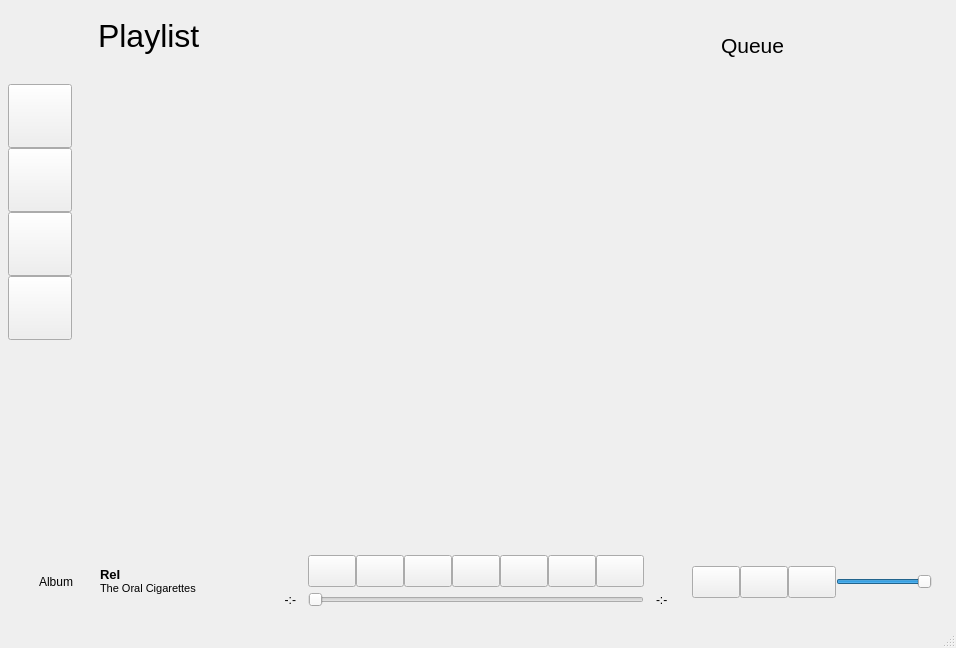
<?xml version="1.0" encoding="UTF-8"?>
<ui version="4.0">
 <class>MainWindow</class>
 <widget class="QMainWindow" name="MainWindow">
  <property name="geometry">
   <rect>
    <x>0</x>
    <y>0</y>
    <width>956</width>
    <height>648</height>
   </rect>
  </property>
  <property name="windowTitle">
   <string>BitBeat Music Player</string>
  </property>
  <property name="windowIcon">
   <iconset resource="../assets/assets.qrc">
    <normaloff>:/images/images/logo.svg</normaloff>:/images/images/logo.svg</iconset>
  </property>
  <property name="styleSheet">
   <string notr="true"/>
  </property>
  <widget class="QWidget" name="container">
   <layout class="QGridLayout" name="gridLayout_2" columnstretch="0,1,0">
    <property name="leftMargin">
     <number>0</number>
    </property>
    <property name="topMargin">
     <number>0</number>
    </property>
    <property name="rightMargin">
     <number>0</number>
    </property>
    <property name="bottomMargin">
     <number>0</number>
    </property>
    <property name="spacing">
     <number>0</number>
    </property>
    <item row="1" column="0" colspan="3">
     <widget class="QWidget" name="widget_3" native="true">
      <layout class="QGridLayout" name="gridLayout_3" columnstretch="364,1,1" columnminimumwidth="0,0,0">
       <property name="leftMargin">
        <number>24</number>
       </property>
       <property name="topMargin">
        <number>12</number>
       </property>
       <property name="rightMargin">
        <number>24</number>
       </property>
       <property name="bottomMargin">
        <number>12</number>
       </property>
       <property name="horizontalSpacing">
        <number>24</number>
       </property>
       <property name="verticalSpacing">
        <number>0</number>
       </property>
       <item row="0" column="0">
        <layout class="QGridLayout" name="gridLayout_5">
         <property name="horizontalSpacing">
          <number>12</number>
         </property>
         <item row="0" column="0" rowspan="2">
          <widget class="QLabel" name="album_cover">
           <property name="sizePolicy">
            <sizepolicy hsizetype="Preferred" vsizetype="Preferred">
             <horstretch>0</horstretch>
             <verstretch>0</verstretch>
            </sizepolicy>
           </property>
           <property name="minimumSize">
            <size>
             <width>64</width>
             <height>64</height>
            </size>
           </property>
           <property name="maximumSize">
            <size>
             <width>64</width>
             <height>64</height>
            </size>
           </property>
           <property name="text">
            <string>Album</string>
           </property>
           <property name="scaledContents">
            <bool>false</bool>
           </property>
           <property name="alignment">
            <set>Qt::AlignCenter</set>
           </property>
          </widget>
         </item>
         <item row="0" column="1" rowspan="2">
          <layout class="QVBoxLayout" name="verticalLayout_5">
           <property name="spacing">
            <number>0</number>
           </property>
           <property name="leftMargin">
            <number>0</number>
           </property>
           <item>
            <widget class="QLabel" name="song_title_label">
             <property name="minimumSize">
              <size>
               <width>0</width>
               <height>0</height>
              </size>
             </property>
             <property name="maximumSize">
              <size>
               <width>300</width>
               <height>16777215</height>
              </size>
             </property>
             <property name="font">
              <font>
               <pointsize>10</pointsize>
               <weight>75</weight>
               <bold>true</bold>
              </font>
             </property>
             <property name="text">
              <string>ReI</string>
             </property>
             <property name="alignment">
              <set>Qt::AlignBottom|Qt::AlignLeading|Qt::AlignLeft</set>
             </property>
            </widget>
           </item>
           <item>
            <widget class="QLabel" name="song_artist_label">
             <property name="maximumSize">
              <size>
               <width>300</width>
               <height>16777215</height>
              </size>
             </property>
             <property name="font">
              <font>
               <pointsize>8</pointsize>
              </font>
             </property>
             <property name="text">
              <string>The Oral Cigarettes</string>
             </property>
             <property name="alignment">
              <set>Qt::AlignLeading|Qt::AlignLeft|Qt::AlignTop</set>
             </property>
            </widget>
           </item>
          </layout>
         </item>
        </layout>
       </item>
       <item row="0" column="2">
        <layout class="QHBoxLayout" name="horizontalLayout">
         <property name="spacing">
          <number>0</number>
         </property>
         <property name="leftMargin">
          <number>0</number>
         </property>
         <item>
          <spacer name="horizontalSpacer">
           <property name="orientation">
            <enum>Qt::Horizontal</enum>
           </property>
           <property name="sizeHint" stdset="0">
            <size>
             <width>40</width>
             <height>20</height>
            </size>
           </property>
          </spacer>
         </item>
         <item>
          <widget class="QPushButton" name="btn_lyrics">
           <property name="minimumSize">
            <size>
             <width>48</width>
             <height>32</height>
            </size>
           </property>
           <property name="maximumSize">
            <size>
             <width>48</width>
             <height>32</height>
            </size>
           </property>
           <property name="text">
            <string/>
           </property>
           <property name="icon">
            <iconset resource="../assets/assets.qrc">
             <normaloff>:/icons/icons/playlist.svg</normaloff>:/icons/icons/playlist.svg</iconset>
           </property>
          </widget>
         </item>
         <item>
          <widget class="QPushButton" name="btn_volume">
           <property name="minimumSize">
            <size>
             <width>48</width>
             <height>32</height>
            </size>
           </property>
           <property name="maximumSize">
            <size>
             <width>48</width>
             <height>32</height>
            </size>
           </property>
           <property name="text">
            <string/>
           </property>
           <property name="icon">
            <iconset resource="../assets/assets.qrc">
             <normaloff>:/icons/icons/volume-up-fill.svg</normaloff>:/icons/icons/volume-up-fill.svg</iconset>
           </property>
          </widget>
         </item>
         <item>
          <widget class="QPushButton" name="btn_volume_muted">
           <property name="minimumSize">
            <size>
             <width>48</width>
             <height>32</height>
            </size>
           </property>
           <property name="maximumSize">
            <size>
             <width>48</width>
             <height>32</height>
            </size>
           </property>
           <property name="text">
            <string/>
           </property>
           <property name="icon">
            <iconset resource="../assets/assets.qrc">
             <normaloff>:/icons/icons/volume-off-fill.svg</normaloff>:/icons/icons/volume-off-fill.svg</iconset>
           </property>
          </widget>
         </item>
         <item>
          <widget class="QSlider" name="volume_slider">
           <property name="enabled">
            <bool>true</bool>
           </property>
           <property name="minimumSize">
            <size>
             <width>96</width>
             <height>24</height>
            </size>
           </property>
           <property name="maximumSize">
            <size>
             <width>96</width>
             <height>24</height>
            </size>
           </property>
           <property name="maximum">
            <number>100</number>
           </property>
           <property name="value">
            <number>100</number>
           </property>
           <property name="orientation">
            <enum>Qt::Horizontal</enum>
           </property>
          </widget>
         </item>
        </layout>
       </item>
       <item row="0" column="1">
        <layout class="QGridLayout" name="gridLayout_6">
         <property name="leftMargin">
          <number>0</number>
         </property>
         <property name="horizontalSpacing">
          <number>12</number>
         </property>
         <item row="1" column="2" colspan="2">
          <layout class="QHBoxLayout" name="horizontalLayout_2">
           <property name="topMargin">
            <number>0</number>
           </property>
           <item>
            <widget class="QPushButton" name="btn_shuffle">
             <property name="minimumSize">
              <size>
               <width>48</width>
               <height>32</height>
              </size>
             </property>
             <property name="maximumSize">
              <size>
               <width>32</width>
               <height>32</height>
              </size>
             </property>
             <property name="styleSheet">
              <string notr="true"/>
             </property>
             <property name="text">
              <string/>
             </property>
             <property name="icon">
              <iconset resource="../assets/assets.qrc">
               <normaloff>:/icons/icons/playlist-shuffle.svg</normaloff>:/icons/icons/playlist-shuffle.svg</iconset>
             </property>
            </widget>
           </item>
           <item>
            <widget class="QPushButton" name="btn_previous">
             <property name="minimumSize">
              <size>
               <width>48</width>
               <height>32</height>
              </size>
             </property>
             <property name="maximumSize">
              <size>
               <width>32</width>
               <height>32</height>
              </size>
             </property>
             <property name="text">
              <string/>
             </property>
             <property name="icon">
              <iconset resource="../assets/assets.qrc">
               <normaloff>:/icons/icons/player-start-fill.svg</normaloff>:/icons/icons/player-start-fill.svg</iconset>
             </property>
            </widget>
           </item>
           <item>
            <widget class="QPushButton" name="btn_play">
             <property name="minimumSize">
              <size>
               <width>48</width>
               <height>32</height>
              </size>
             </property>
             <property name="maximumSize">
              <size>
               <width>32</width>
               <height>32</height>
              </size>
             </property>
             <property name="text">
              <string/>
             </property>
             <property name="icon">
              <iconset resource="../assets/assets.qrc">
               <normaloff>:/icons/icons/player-play-fill.svg</normaloff>:/icons/icons/player-play-fill.svg</iconset>
             </property>
            </widget>
           </item>
           <item>
            <widget class="QPushButton" name="btn_pause">
             <property name="enabled">
              <bool>true</bool>
             </property>
             <property name="minimumSize">
              <size>
               <width>48</width>
               <height>32</height>
              </size>
             </property>
             <property name="maximumSize">
              <size>
               <width>32</width>
               <height>32</height>
              </size>
             </property>
             <property name="text">
              <string/>
             </property>
             <property name="icon">
              <iconset resource="../assets/assets.qrc">
               <normaloff>:/icons/icons/player-pause-fill.svg</normaloff>:/icons/icons/player-pause-fill.svg</iconset>
             </property>
            </widget>
           </item>
           <item>
            <widget class="QPushButton" name="btn_next">
             <property name="minimumSize">
              <size>
               <width>48</width>
               <height>32</height>
              </size>
             </property>
             <property name="maximumSize">
              <size>
               <width>32</width>
               <height>32</height>
              </size>
             </property>
             <property name="text">
              <string/>
             </property>
             <property name="icon">
              <iconset resource="../assets/assets.qrc">
               <normaloff>:/icons/icons/player-end-fill.svg</normaloff>:/icons/icons/player-end-fill.svg</iconset>
             </property>
            </widget>
           </item>
           <item>
            <widget class="QPushButton" name="btn_favourited">
             <property name="minimumSize">
              <size>
               <width>48</width>
               <height>32</height>
              </size>
             </property>
             <property name="maximumSize">
              <size>
               <width>48</width>
               <height>32</height>
              </size>
             </property>
             <property name="text">
              <string/>
             </property>
             <property name="icon">
              <iconset resource="../assets/assets.qrc">
               <normaloff>:/icons/icons/heart-fill.svg</normaloff>:/icons/icons/heart-fill.svg</iconset>
             </property>
            </widget>
           </item>
           <item>
            <widget class="QPushButton" name="btn_not_favourited">
             <property name="minimumSize">
              <size>
               <width>48</width>
               <height>32</height>
              </size>
             </property>
             <property name="maximumSize">
              <size>
               <width>32</width>
               <height>32</height>
              </size>
             </property>
             <property name="text">
              <string/>
             </property>
             <property name="icon">
              <iconset resource="../assets/assets.qrc">
               <normaloff>:/icons/icons/heart.svg</normaloff>:/icons/icons/heart.svg</iconset>
             </property>
            </widget>
           </item>
          </layout>
         </item>
         <item row="2" column="0">
          <widget class="QLabel" name="current_duration_label">
           <property name="text">
            <string>-:-</string>
           </property>
           <property name="alignment">
            <set>Qt::AlignRight|Qt::AlignTrailing|Qt::AlignVCenter</set>
           </property>
          </widget>
         </item>
         <item row="2" column="2" colspan="2">
          <widget class="QSlider" name="playback_slider">
           <property name="maximum">
            <number>100</number>
           </property>
           <property name="orientation">
            <enum>Qt::Horizontal</enum>
           </property>
          </widget>
         </item>
         <item row="2" column="4">
          <widget class="QLabel" name="total_duration_label">
           <property name="text">
            <string>-:-</string>
           </property>
          </widget>
         </item>
        </layout>
       </item>
      </layout>
     </widget>
    </item>
    <item row="0" column="1">
     <widget class="QWidget" name="topbar_widget" native="true">
      <layout class="QGridLayout" name="gridLayout_4">
       <item row="1" column="0">
        <widget class="QStackedWidget" name="view_slot">
         <property name="currentIndex">
          <number>1</number>
         </property>
         <widget class="QWidget" name="page">
          <layout class="QGridLayout" name="gridLayout_7">
           <item row="1" column="0">
            <layout class="QVBoxLayout" name="verticalLayout_6">
             <property name="topMargin">
              <number>0</number>
             </property>
             <item>
              <widget class="QPushButton" name="pushButton_16">
               <property name="text">
                <string>PushButton</string>
               </property>
              </widget>
             </item>
             <item>
              <widget class="QPushButton" name="pushButton_17">
               <property name="text">
                <string>PushButton</string>
               </property>
              </widget>
             </item>
             <item>
              <spacer name="verticalSpacer_3">
               <property name="orientation">
                <enum>Qt::Vertical</enum>
               </property>
               <property name="sizeHint" stdset="0">
                <size>
                 <width>20</width>
                 <height>40</height>
                </size>
               </property>
              </spacer>
             </item>
            </layout>
           </item>
           <item row="0" column="0">
            <layout class="QHBoxLayout" name="horizontalLayout_4">
             <property name="topMargin">
              <number>0</number>
             </property>
             <property name="bottomMargin">
              <number>24</number>
             </property>
             <item>
              <widget class="QLabel" name="page_title_label">
               <property name="font">
                <font>
                 <pointsize>24</pointsize>
                </font>
               </property>
               <property name="text">
                <string>Home</string>
               </property>
              </widget>
             </item>
             <item>
              <spacer name="horizontalSpacer_2">
               <property name="orientation">
                <enum>Qt::Horizontal</enum>
               </property>
               <property name="sizeHint" stdset="0">
                <size>
                 <width>40</width>
                 <height>20</height>
                </size>
               </property>
              </spacer>
             </item>
             <item>
              <widget class="QLineEdit" name="input_search">
               <property name="sizePolicy">
                <sizepolicy hsizetype="Expanding" vsizetype="Maximum">
                 <horstretch>0</horstretch>
                 <verstretch>0</verstretch>
                </sizepolicy>
               </property>
               <property name="minimumSize">
                <size>
                 <width>0</width>
                 <height>36</height>
                </size>
               </property>
               <property name="styleSheet">
                <string notr="true"/>
               </property>
              </widget>
             </item>
             <item>
              <widget class="QPushButton" name="btn_search">
               <property name="minimumSize">
                <size>
                 <width>0</width>
                 <height>36</height>
                </size>
               </property>
               <property name="text">
                <string>Search</string>
               </property>
               <property name="icon">
                <iconset resource="../assets/assets.qrc">
                 <normaloff>:/icons/icons/search.svg</normaloff>:/icons/icons/search.svg</iconset>
               </property>
              </widget>
             </item>
            </layout>
           </item>
          </layout>
         </widget>
         <widget class="QWidget" name="page_2">
          <layout class="QGridLayout" name="gridLayout_8">
           <item row="0" column="0">
            <layout class="QHBoxLayout" name="horizontalLayout_5">
             <property name="bottomMargin">
              <number>24</number>
             </property>
             <item>
              <widget class="QLabel" name="label_3">
               <property name="font">
                <font>
                 <pointsize>24</pointsize>
                </font>
               </property>
               <property name="text">
                <string>Playlist</string>
               </property>
              </widget>
             </item>
            </layout>
           </item>
           <item row="1" column="0">
            <spacer name="verticalSpacer_2">
             <property name="orientation">
              <enum>Qt::Vertical</enum>
             </property>
             <property name="sizeHint" stdset="0">
              <size>
               <width>20</width>
               <height>40</height>
              </size>
             </property>
            </spacer>
           </item>
          </layout>
         </widget>
         <widget class="QWidget" name="page_3">
          <layout class="QGridLayout" name="gridLayout_9">
           <item row="0" column="0">
            <layout class="QHBoxLayout" name="horizontalLayout_6">
             <property name="bottomMargin">
              <number>24</number>
             </property>
             <item>
              <widget class="QLabel" name="label_4">
               <property name="font">
                <font>
                 <pointsize>24</pointsize>
                </font>
               </property>
               <property name="text">
                <string>Favorites</string>
               </property>
              </widget>
             </item>
            </layout>
           </item>
           <item row="1" column="0">
            <spacer name="verticalSpacer_5">
             <property name="orientation">
              <enum>Qt::Vertical</enum>
             </property>
             <property name="sizeHint" stdset="0">
              <size>
               <width>20</width>
               <height>40</height>
              </size>
             </property>
            </spacer>
           </item>
          </layout>
         </widget>
         <widget class="QWidget" name="page_4">
          <layout class="QGridLayout" name="gridLayout_10">
           <item row="0" column="0">
            <layout class="QHBoxLayout" name="horizontalLayout_7">
             <property name="bottomMargin">
              <number>24</number>
             </property>
             <item>
              <widget class="QLabel" name="label_6">
               <property name="font">
                <font>
                 <pointsize>24</pointsize>
                </font>
               </property>
               <property name="text">
                <string>Settings</string>
               </property>
              </widget>
             </item>
            </layout>
           </item>
           <item row="1" column="0">
            <spacer name="verticalSpacer_6">
             <property name="orientation">
              <enum>Qt::Vertical</enum>
             </property>
             <property name="sizeHint" stdset="0">
              <size>
               <width>20</width>
               <height>40</height>
              </size>
             </property>
            </spacer>
           </item>
          </layout>
         </widget>
        </widget>
       </item>
       <item row="1" column="1">
        <widget class="QWidget" name="widget" native="true">
         <property name="minimumSize">
          <size>
           <width>250</width>
           <height>0</height>
          </size>
         </property>
         <property name="maximumSize">
          <size>
           <width>250</width>
           <height>16777215</height>
          </size>
         </property>
         <layout class="QVBoxLayout" name="verticalLayout_3">
          <property name="leftMargin">
           <number>24</number>
          </property>
          <property name="topMargin">
           <number>24</number>
          </property>
          <property name="rightMargin">
           <number>24</number>
          </property>
          <property name="bottomMargin">
           <number>0</number>
          </property>
          <item>
           <widget class="QLabel" name="label_5">
            <property name="maximumSize">
             <size>
              <width>16777215</width>
              <height>48</height>
             </size>
            </property>
            <property name="font">
             <font>
              <pointsize>16</pointsize>
             </font>
            </property>
            <property name="text">
             <string>Queue</string>
            </property>
            <property name="alignment">
             <set>Qt::AlignLeading|Qt::AlignLeft|Qt::AlignVCenter</set>
            </property>
            <property name="margin">
             <number>0</number>
            </property>
           </widget>
          </item>
          <item>
           <widget class="QScrollArea" name="scrollArea">
            <property name="frameShape">
             <enum>QFrame::NoFrame</enum>
            </property>
            <property name="horizontalScrollBarPolicy">
             <enum>Qt::ScrollBarAlwaysOff</enum>
            </property>
            <property name="widgetResizable">
             <bool>true</bool>
            </property>
            <widget class="QWidget" name="scrollAreaWidgetContents_2">
             <property name="geometry">
              <rect>
               <x>0</x>
               <y>0</y>
               <width>202</width>
               <height>465</height>
              </rect>
             </property>
             <layout class="QGridLayout" name="gridLayout">
              <property name="leftMargin">
               <number>0</number>
              </property>
              <property name="topMargin">
               <number>0</number>
              </property>
              <property name="rightMargin">
               <number>0</number>
              </property>
              <property name="bottomMargin">
               <number>0</number>
              </property>
              <property name="spacing">
               <number>0</number>
              </property>
              <item row="0" column="0">
               <layout class="QVBoxLayout" name="queue_list"/>
              </item>
              <item row="1" column="0">
               <spacer name="verticalSpacer_4">
                <property name="orientation">
                 <enum>Qt::Vertical</enum>
                </property>
                <property name="sizeHint" stdset="0">
                 <size>
                  <width>20</width>
                  <height>40</height>
                 </size>
                </property>
               </spacer>
              </item>
             </layout>
            </widget>
           </widget>
          </item>
         </layout>
        </widget>
       </item>
      </layout>
     </widget>
    </item>
    <item row="0" column="0">
     <widget class="QWidget" name="collapsed_sidebar_widget" native="true">
      <property name="minimumSize">
       <size>
        <width>64</width>
        <height>0</height>
       </size>
      </property>
      <property name="maximumSize">
       <size>
        <width>16777215</width>
        <height>16777215</height>
       </size>
      </property>
      <layout class="QVBoxLayout" name="verticalLayout">
       <property name="spacing">
        <number>0</number>
       </property>
       <property name="leftMargin">
        <number>8</number>
       </property>
       <property name="topMargin">
        <number>8</number>
       </property>
       <property name="rightMargin">
        <number>8</number>
       </property>
       <property name="bottomMargin">
        <number>8</number>
       </property>
       <item>
        <widget class="QLabel" name="label">
         <property name="minimumSize">
          <size>
           <width>64</width>
           <height>52</height>
          </size>
         </property>
         <property name="maximumSize">
          <size>
           <width>64</width>
           <height>52</height>
          </size>
         </property>
         <property name="font">
          <font>
           <pointsize>16</pointsize>
          </font>
         </property>
         <property name="text">
          <string/>
         </property>
         <property name="pixmap">
          <pixmap resource="../assets/assets.qrc">:/images/images/logo-compact.svg</pixmap>
         </property>
         <property name="scaledContents">
          <bool>false</bool>
         </property>
         <property name="alignment">
          <set>Qt::AlignCenter</set>
         </property>
        </widget>
       </item>
       <item>
        <layout class="QVBoxLayout" name="verticalLayout_2">
         <property name="spacing">
          <number>0</number>
         </property>
         <property name="topMargin">
          <number>24</number>
         </property>
         <property name="bottomMargin">
          <number>0</number>
         </property>
         <item>
          <widget class="QPushButton" name="btn_home">
           <property name="minimumSize">
            <size>
             <width>64</width>
             <height>64</height>
            </size>
           </property>
           <property name="maximumSize">
            <size>
             <width>64</width>
             <height>64</height>
            </size>
           </property>
           <property name="text">
            <string/>
           </property>
           <property name="icon">
            <iconset resource="../assets/assets.qrc">
             <normaloff>:/icons/icons/home.svg</normaloff>:/icons/icons/home.svg</iconset>
           </property>
           <property name="iconSize">
            <size>
             <width>24</width>
             <height>24</height>
            </size>
           </property>
          </widget>
         </item>
         <item>
          <widget class="QPushButton" name="btn_playlist">
           <property name="minimumSize">
            <size>
             <width>64</width>
             <height>64</height>
            </size>
           </property>
           <property name="maximumSize">
            <size>
             <width>64</width>
             <height>64</height>
            </size>
           </property>
           <property name="text">
            <string/>
           </property>
           <property name="icon">
            <iconset resource="../assets/assets.qrc">
             <normaloff>:/icons/icons/music-album.svg</normaloff>:/icons/icons/music-album.svg</iconset>
           </property>
           <property name="iconSize">
            <size>
             <width>24</width>
             <height>24</height>
            </size>
           </property>
          </widget>
         </item>
         <item>
          <widget class="QPushButton" name="btn_favourite">
           <property name="minimumSize">
            <size>
             <width>64</width>
             <height>64</height>
            </size>
           </property>
           <property name="maximumSize">
            <size>
             <width>64</width>
             <height>64</height>
            </size>
           </property>
           <property name="text">
            <string/>
           </property>
           <property name="icon">
            <iconset resource="../assets/assets.qrc">
             <normaloff>:/icons/icons/heart.svg</normaloff>:/icons/icons/heart.svg</iconset>
           </property>
           <property name="iconSize">
            <size>
             <width>24</width>
             <height>24</height>
            </size>
           </property>
          </widget>
         </item>
         <item>
          <widget class="QPushButton" name="btn_setting">
           <property name="minimumSize">
            <size>
             <width>64</width>
             <height>64</height>
            </size>
           </property>
           <property name="maximumSize">
            <size>
             <width>64</width>
             <height>64</height>
            </size>
           </property>
           <property name="text">
            <string/>
           </property>
           <property name="icon">
            <iconset resource="../assets/assets.qrc">
             <normaloff>:/icons/icons/settings.svg</normaloff>:/icons/icons/settings.svg</iconset>
           </property>
           <property name="iconSize">
            <size>
             <width>24</width>
             <height>24</height>
            </size>
           </property>
          </widget>
         </item>
        </layout>
       </item>
       <item>
        <spacer name="verticalSpacer">
         <property name="orientation">
          <enum>Qt::Vertical</enum>
         </property>
         <property name="sizeHint" stdset="0">
          <size>
           <width>20</width>
           <height>309</height>
          </size>
         </property>
        </spacer>
       </item>
      </layout>
     </widget>
    </item>
   </layout>
  </widget>
  <widget class="QStatusBar" name="statusbar"/>
 </widget>
 <resources>
  <include location="../assets/assets.qrc"/>
  <include location="../../../../../.designer/assets/assets.qrc"/>
 </resources>
 <connections/>
</ui>
